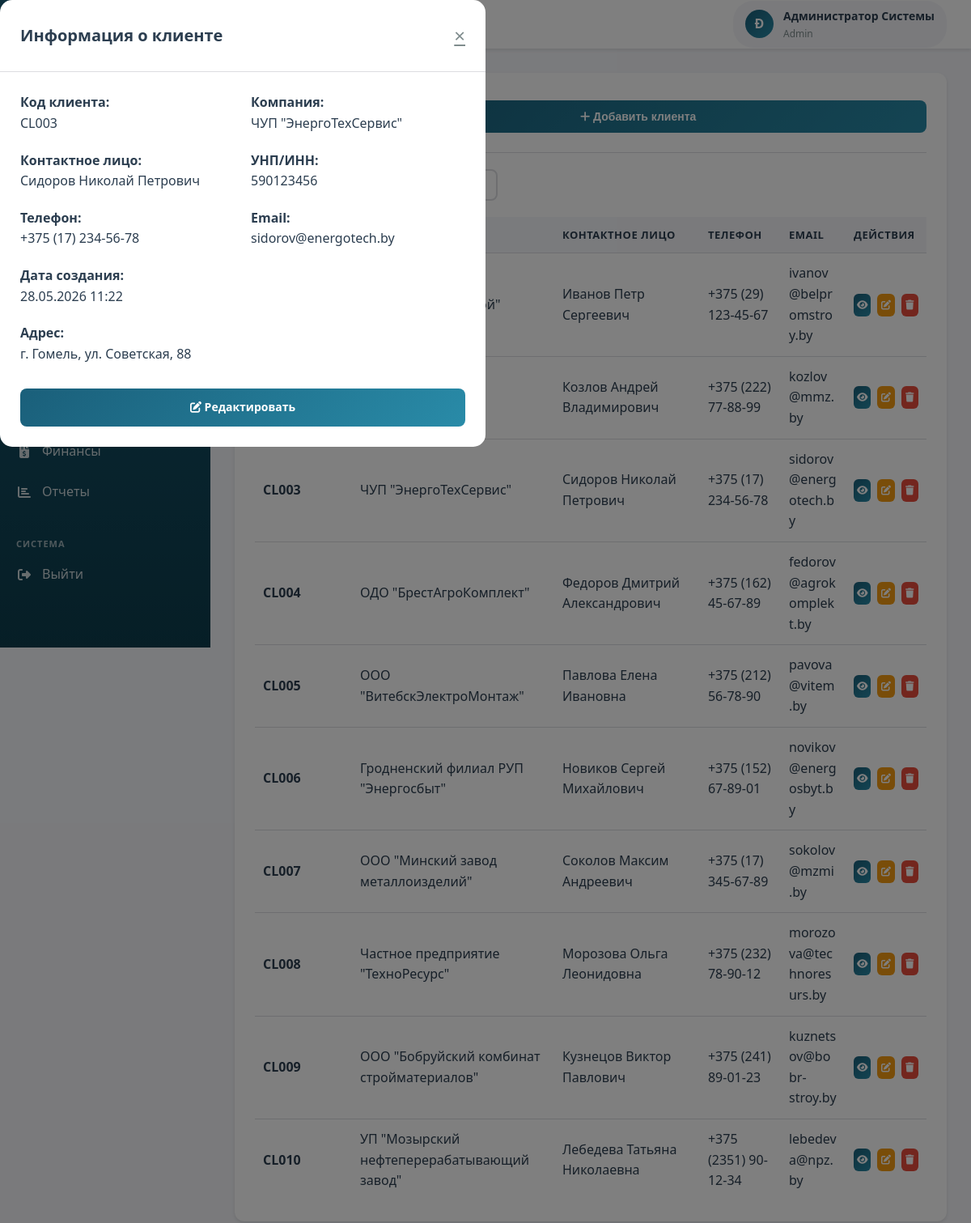
The app's page /modules/clients/index.php?view=3 (signed in) with its own data.
### tables this page shows
CREATE TABLE clients (
    id INT AUTO_INCREMENT PRIMARY KEY,
    client_code VARCHAR(50) NOT NULL UNIQUE,
    company_name VARCHAR(200),
    contact_person VARCHAR(100),
    inn VARCHAR(20),
    address TEXT,
    phone VARCHAR(20),
    email VARCHAR(100),
    website VARCHAR(200),
    payment_terms TEXT,
    created_at TIMESTAMP DEFAULT CURRENT_TIMESTAMP,
    updated_at TIMESTAMP DEFAULT CURRENT_TIMESTAMP ON UPDATE CURRENT_TIMESTAMP
);

### includes/config.php (called while the page is built, shortened)
<?php
function isLoggedIn() {
    return isset($_SESSION['user_id']) && isset($_SESSION['user_role']);
}
function hasRole($allowedRoles) {
    return in_array($_SESSION['user_role'], $allowedRoles);
}
?>

### modules/clients/index.php (the view, shortened to what this page needs)
<?php
require_once '../../includes/config.php';
$pdo = getDBConnection();
if (isset($_GET['view'])) {
    try {
        $clientId = (int)$_GET['view'];
        $stmt = $pdo->prepare("SELECT * FROM clients WHERE id = :id");
        $stmt->execute([':id' => $clientId]);
        $viewClient = $stmt->fetch();
    } catch (PDOException $e) {
        $error = 'Ошибка загрузки данных клиента';
        error_log($e->getMessage());
    }
}
try {
    $stmt = $pdo->query("SELECT * FROM clients ORDER BY created_at DESC");
    $clients = $stmt->fetchAll();
} catch (PDOException $e) {
    $error = 'Ошибка загрузки данных';
    $clients = [];
}
$userFullName = $_SESSION['full_name'];
$initials = strtoupper(substr($userFullName, 0, 1));
?>
<!DOCTYPE html>
<html lang="ru">
<head>
    <link rel="stylesheet" href="../../assets/css/style.css">
    <link rel="stylesheet" href="https://cdnjs.cloudflare.com/ajax/libs/font-awesome/6.4.0/css/all.min.css">
</head>
<body>
    <div class="dashboard-container">
        <aside class="sidebar">
            <div class="sidebar-header">
                <div class="sidebar-logo">
                    <div class="logo-icon">
                    </div>
                    <div class="logo-text">
                        <h2>Полесьеэлектромаш</h2>
                        <p>Корпоративная система</p>
                    </div>
                </div>
            </div>
            <?php
            include '../../includes/sidebar.php';
            ?>
        </aside>
        <div class="main-content">
            <header class="header">
                <div class="header-left">
                    <div class="header-title">
                        <h1>Управление клиентами</h1>
                    </div>
                </div>
                <div class="header-right">
                    <div class="user-info">
                        <div class="user-avatar">
                            <?php echo $initials; ?>
                        </div>
                        <div class="user-details">
                            <span class="user-name"><?php echo htmlspecialchars($userFullName); ?></span>
                            <span class="user-role"><?php echo ucfirst($userRole); ?></span>
                        </div>
                    </div>
                </div>
            </header>
            <div class="content-area">
                <div class="card">
                    <div class="card-header">
                        <h2 class="card-title">База клиентов</h2>
                        <?php if (hasRole(['admin', 'manager'])): ?>
                            <button class="btn btn-primary" onclick="openModal('addClientModal')">
                                <i class="fas fa-plus"></i> Добавить клиента
                            </button>
                        <?php endif; ?>
                    </div>
                    <div style="margin-bottom: 20px;">
                    </div>
                    <div class="table-responsive">
                        <table class="data-table" id="clientsTable">
                            <thead>
                                <tr>
                                    <th>Код</th>
                                    <th>Компания</th>
                                    <th>Контактное лицо</th>
                                    <th>Телефон</th>
                                    <th>Email</th>
                                    <th>Действия</th>
                                </tr>
                            </thead>
                            <tbody>
                                <?php if (empty($clients)): ?>
                                    <tr>
                                        <td colspan="6" class="text-center">Клиентов не найдено</td>
                                    </tr>
                                <?php else: ?>
                                    <?php foreach ($clients as $client): ?>
                                        <tr>
                                            <td><strong><?php echo htmlspecialchars($client['client_code']); ?></strong></td>
                                            <td><?php echo htmlspecialchars($client['company_name'] ?? 'Не указано'); ?></td>
                                            <td><?php echo htmlspecialchars($client['contact_person'] ?? 'Не указано'); ?></td>
                                            <td><?php echo htmlspecialchars($client['phone'] ?? 'Не указано'); ?></td>
                                            <td><?php echo htmlspecialchars($client['email'] ?? 'Не указано'); ?></td>
                                            <td>
                                                <div class="action-buttons">
                                                    <a href="?view=<?php echo $client['id']; ?>"
                                                       class="btn btn-sm btn-icon btn-primary"
                                                       title="Просмотр">
                                                        <i class="fas fa-eye"></i>
                                                    </a>
                                                    <?php if (hasRole(['admin', 'manager'])): ?>
                                                        <a href="?edit=<?php echo $client['id']; ?>"
                                                           class="btn btn-sm btn-icon btn-secondary"
                                                           title="Редактировать">
                                                            <i class="fas fa-edit"></i>
                                                        </a>
                                                        <a href="?delete=<?php echo $client['id']; ?>"
                                                           class="btn btn-sm btn-icon btn-danger"
                                                           onclick="return confirm('Вы уверены, что хотите удалить клиента?')"
                                                           title="Удалить">
                                                            <i class="fas fa-trash"></i>
                                                        </a>
                                                    <?php endif; ?>
                                                </div>
                                            </td>
                                        </tr>
                                    <?php endforeach; ?>
                                <?php endif; ?>
                            </tbody>
                        </table>
                    </div>
                </div>
            </div>
        </div>
    </div>
    <?php if (isset($viewClient) && $viewClient): ?>
    <div id="viewClientModal" class="modal" style="display: block;">
        <div class="modal-content">
            <div class="modal-header">
                <h2>Информация о клиенте</h2>
                <a href="index.php" class="modal-close">&times;</a>
            </div>
            <div class="modal-body">
                <div style="display: grid; grid-template-columns: 1fr 1fr; gap: 20px;">
                    <div>
                        <p><strong>Код клиента:</strong></p>
                        <p><?php echo htmlspecialchars($viewClient['client_code']); ?></p>
                    </div>
                    <div>
                        <p><strong>Компания:</strong></p>
                        <p><?php echo htmlspecialchars($viewClient['company_name'] ?? 'Не указано'); ?></p>
                    </div>
                    <div>
                        <p><strong>Контактное лицо:</strong></p>
                        <p><?php echo htmlspecialchars($viewClient['contact_person'] ?? 'Не указано'); ?></p>
                    </div>
                    <div>
                        <p><strong>УНП/ИНН:</strong></p>
                        <p><?php echo htmlspecialchars($viewClient['inn'] ?? 'Не указано'); ?></p>
                    </div>
                    <div>
                        <p><strong>Телефон:</strong></p>
                        <p><?php echo htmlspecialchars($viewClient['phone'] ?? 'Не указано'); ?></p>
                    </div>
                    <div>
                        <p><strong>Email:</strong></p>
                        <p><?php echo htmlspecialchars($viewClient['email'] ?? 'Не указано'); ?></p>
                    </div>
                    <div>
                        <p><strong>Дата создания:</strong></p>
                        <p><?php echo date('d.m.Y H:i', strtotime($viewClient['created_at'])); ?></p>
                    </div>
                </div>
                <div style="margin-top: 20px;">
                    <p><strong>Адрес:</strong></p>
                    <p><?php echo htmlspecialchars($viewClient['address'] ?? 'Не указано'); ?></p>
                </div>
                <?php if (hasRole(['admin', 'manager'])): ?>
                <div style="margin-top: 30px; text-align: right;">
                    <a href="?edit=<?php echo $viewClient['id']; ?>" class="btn btn-primary">
                        <i class="fas fa-edit"></i> Редактировать
                    </a>
                </div>
                <?php endif; ?>
            </div>
        </div>
    </div>
    <?php endif; ?>
</body>
</html>

### records on screen
clients: contact_person "Иванов Петр Сергеевич", phone "+375 (29) 123-45-67", email "ivanov@belpromstroy.by"
clients: contact_person "Козлов Андрей Владимирович", phone "+375 (222) 77-88-99", email "kozlov@mmz.by"
clients: client_code "CL003", company_name "ЧУП \"ЭнергоТехСервис\"", contact_person "Сидоров Николай Петрович", phone "+375 (17) 234-56-78", email "sidorov@energotech.by", inn "590123456", created_at "28.05.2026 11:22", address "г. Гомель, ул. Советская, 88"
clients: client_code "CL004", company_name "ОДО \"БрестАгроКомплект\"", contact_person "Федоров Дмитрий Александрович", phone "+375 (162) 45-67-89", email "fedorov@agrokomplekt.by"
clients: client_code "CL005", company_name "ООО \"ВитебскЭлектроМонтаж\"", contact_person "Павлова Елена Ивановна", phone "+375 (212) 56-78-90", email "pavova@vitem.by"
clients: client_code "CL006", company_name "Гродненский филиал РУП \"Энергосбыт\"", contact_person "Новиков Сергей Михайлович", phone "+375 (152) 67-89-01", email "novikov@energosbyt.by"
clients: client_code "CL007", company_name "ООО \"Минский завод металлоизделий\"", contact_person "Соколов Максим Андреевич", phone "+375 (17) 345-67-89", email "sokolov@mzmi.by"
clients: client_code "CL008", company_name "Частное предприятие \"ТехноРесурс\"", contact_person "Морозова Ольга Леонидовна", phone "+375 (232) 78-90-12", email "morozova@technoresurs.by"
clients: client_code "CL009", company_name "ООО \"Бобруйский комбинат стройматериалов\"", contact_person "Кузнецов Виктор Павлович", phone "+375 (241) 89-01-23", email "kuznetsov@bobr-stroy.by"
clients: client_code "CL010", company_name "УП \"Мозырский нефтеперерабатывающий завод\"", contact_person "Лебедева Татьяна Николаевна", phone "+375 (2351) 90-12-34", email "lebedeva@npz.by"

### other values on screen
$item['text'] "Финансы"
$item['text'] "Отчеты"
$initials "Ð"
$userFullName "Администратор Системы"
$userRole "Admin"
